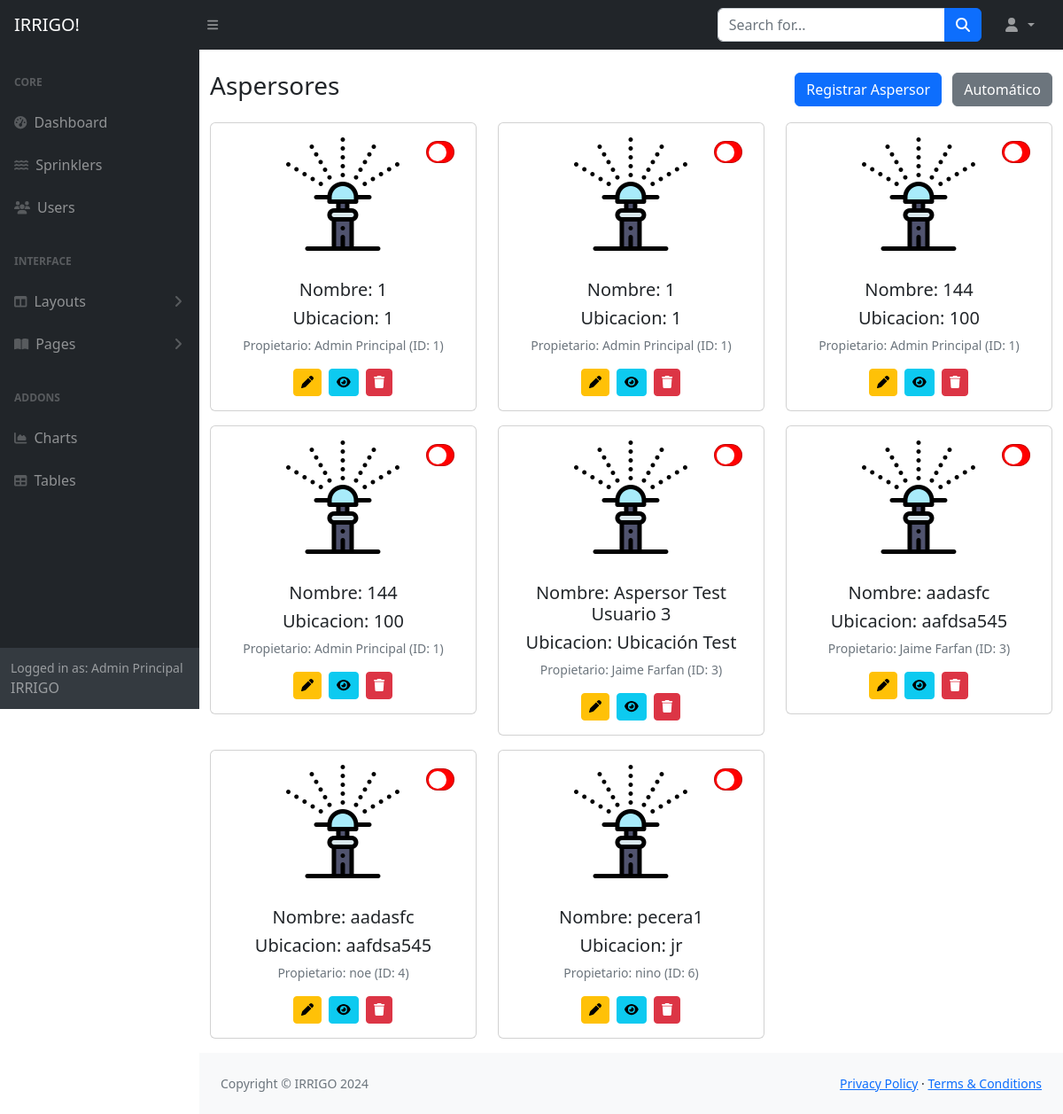
/aspersores/ (signed in), run on an earlier commit of the app's database.
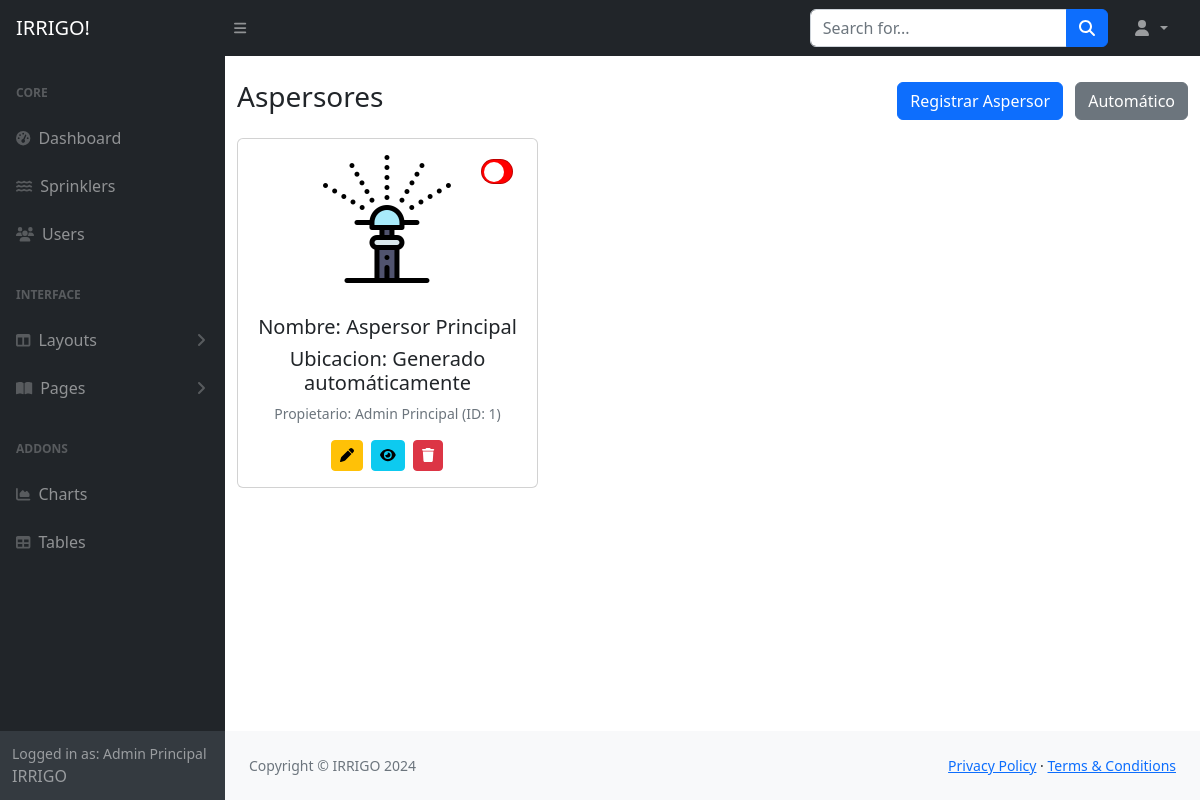
And on a later commit of the database.
### tables this page shows
CREATE TABLE usuarios (
                    id_usuario INTEGER PRIMARY KEY AUTOINCREMENT,
                    nombre VARCHAR(100) NOT NULL,
                    correo VARCHAR(150) UNIQUE NOT NULL,
                    contrasena VARCHAR(255) NOT NULL,
                    tipo_usuario TEXT CHECK(tipo_usuario IN ('admin', 'usuario')) NOT NULL DEFAULT 'usuario',
                    fecha_creacion TIMESTAMP DEFAULT CURRENT_TIMESTAMP
                );

CREATE TABLE aspersores (
                    id_aspersor INTEGER PRIMARY KEY AUTOINCREMENT,
                    id_usuario INTEGER NOT NULL,
                    nombre VARCHAR(100) NOT NULL,
                    ubicacion VARCHAR(255),
                    estado TEXT CHECK(estado IN ('activo', 'inactivo')) NOT NULL DEFAULT 'inactivo',
                    fecha_creacion TIMESTAMP DEFAULT CURRENT_TIMESTAMP,
                    FOREIGN KEY (id_usuario) REFERENCES usuarios(id_usuario) ON DELETE CASCADE
                );

### app.py (the view, shortened to what this page needs)
@app.route('/aspersores/', defaults={'id_usuario': None}, methods=['GET'])
@app.route('/aspersores/<int:id_usuario>', methods=['GET'])
def aspersores(id_usuario):
    if 'id_usuario' not in session:
        return redirect(url_for('login'))
    tipo_usuario = session['tipo_usuario']
    usuario_actual = session['id_usuario']
    print(f"DEBUG - Accediendo a aspersores. Usuario: {usuario_actual}, Tipo: {tipo_usuario}, ID solicitado: {id_usuario}")
    if id_usuario is None:
        if tipo_usuario == 'admin':
            id_usuario = 'all'  # Marcador para mostrar todos
        else:
            id_usuario = usuario_actual  # Usuario normal solo ve los suyos
    elif tipo_usuario != 'admin' and id_usuario != usuario_actual:
        flash('No tienes permiso para ver estos aspersores.', 'error')
        return redirect(url_for('aspersores'))
    connection = get_db_connection()
    if not connection:
        flash('Error al conectar con la base de datos.', 'error')
        return redirect(url_for('aspersores'))
    try:
        cursor = connection.cursor()
        if id_usuario == 'all':
            print("DEBUG - Admin viendo TODOS los aspersores")
            cursor.execute("""
                SELECT a.id_aspersor, a.nombre, a.ubicacion, a.estado, a.id_usuario, u.nombre as nombre_usuario
                FROM aspersores a
                LEFT JOIN usuarios u ON a.id_usuario = u.id_usuario
                ORDER BY a.id_usuario, a.id_aspersor
            """)
            aspersores = cursor.fetchall()
            mostrar_todos = True
        cursor.close()
        connection.close()
        print(f"DEBUG - Se encontraron {len(aspersores)} aspersores")
        id_usuario_visto = None if mostrar_todos else id_usuario
        return render_template('sprinklers.html',
                       aspersores=aspersores,
                       nombre_usuario=session['nombre_usuario'],
                       tipo_usuario=tipo_usuario,
                       mostrar_todos=mostrar_todos,
                       id_usuario_visto=id_usuario_visto)
    except Exception as e:
        print(f"Error al obtener aspersores: {e}")
        flash('Error al obtener los aspersores.', 'error')
        return redirect(url_for('aspersores'))

### app.py (called while the page is built)
def get_db_connection():
    try:
        connection = sqlite3.connect(DATABASE)
        connection.row_factory = sqlite3.Row  # Para acceder a columnas por nombre
        return connection
    except Exception as e:
        print(f"Error al conectar a la base de datos: {e}")
        return None

### templates/sprinklers.html (shortened to what this page needs)
{% extends "base2.html" %}
{% block content %}
                <div class="container mt-4">
                    <div class="d-flex justify-content-between align-items-center mb-3">
                        <h1 class="h3">Aspersores</h1>
                        <div>
                            <button class="btn btn-primary me-2" data-bs-toggle="modal" data-bs-target="#registrarAspersorModal">Registrar Aspersor</button>
                            <button class="btn btn-secondary" id="modoAutomaticoManual">Automático</button>
                        </div>
                    </div>
                    <div class="row">
                        {% for aspersor in aspersores %}
                        <div class="col-md-4 mb-3">
                            <div class="card">
                                <img src="{{ url_for('static', filename='assets/img/aspersor.png') }}" class="card-img-top mx-auto my-3" alt="Aspersor" style="width: 128px; height: 128px; ">
                                <div class="card-body text-center">
                                    <h5 class="card-title">Nombre: {{ aspersor.nombre }}</h5>
                                    <h5 class="card-title">Ubicacion: {{ aspersor.ubicacion }}</h5>
                                    {% if mostrar_todos %}
                                    <p class="text-muted small">Propietario: {{ aspersor.nombre_usuario or 'Desconocido' }} (ID: {{ aspersor.id_usuario }})</p>
                                    {% endif %}
                                    <div class="position-absolute top-0 end-0 p-3">
                                        <div class="form-check form-switch">
                                            <input
                                                class="form-check-input estado-switch custom-switch"
                                                type="checkbox"
                                                role="switch"
                                                id="estadoSwitch{{ aspersor.id_aspersor }}"
                                                data-id="{{ aspersor.id_aspersor }}">
                                        </div>
                                    </div>
                                    <div class="d-flex justify-content-center mt-3">
                                        <button class="btn btn-warning btn-sm me-2 editar-aspersor" data-id="{{aspersor.id_aspersor}}" data-nombre="{{aspersor.nombre}}" data-ubicacion="{{aspersor.ubicacion}}" data-bs-toggle="modal" data-bs-target="#editarAspersorModal"><i class="fas fa-pen"></i></button>
                                        <button class="btn btn-info btn-sm me-2" onclick="window.location.href='/calendar/{{ aspersor.id_aspersor}}'">
                                            <i class="fas fa-eye"></i>
                                        </button>
                                        <button class="btn btn-danger btn-sm eliminar-aspersor" data-id="{{aspersor.id_aspersor}}"><i class="fas fa-trash"></i></button>
                                    </div>
                                </div>
                            </div>
                        </div>
                        {% endfor %}
                    </div>
                </div>
            </main>
{% endblock %}

### templates/base2.html (shortened to what this page needs)
<!DOCTYPE html>
<html lang="en">
    <head>
        <link href="https://cdn.jsdelivr.net/npm/simple-datatables@7.1.2/dist/style.min.css" rel="stylesheet" />
        <link href="{{ url_for('static', filename='css/styles.css') }}" rel="stylesheet" />
    </head>
    <body class="sb-nav-fixed">
        <nav class="sb-topnav navbar navbar-expand navbar-dark bg-dark">
            <a class="navbar-brand ps-3" href="{{ url_for('dashboard') }}">IRRIGO!</a>
            <button class="btn btn-link btn-sm order-1 order-lg-0 me-4 me-lg-0" id="sidebarToggle" href="#!"><i class="fas fa-bars"></i></button>
            <form class="d-none d-md-inline-block form-inline ms-auto me-0 me-md-3 my-2 my-md-0">
                <div class="input-group">
                    <input class="form-control" type="text" placeholder="Search for..." aria-label="Search for..." aria-describedby="btnNavbarSearch" />
                    <button class="btn btn-primary" id="btnNavbarSearch" type="button"><i class="fas fa-search"></i></button>
                </div>
            </form>
            <ul class="navbar-nav ms-auto ms-md-0 me-3 me-lg-4">
                <li class="nav-item dropdown">
                    <a class="nav-link dropdown-toggle" id="navbarDropdown" href="#" role="button" data-bs-toggle="dropdown" aria-expanded="false">
                    <i class="fas fa-user fa-fw"></i>
                </a>
                </li>
            </ul>
        </nav>
        <div id="layoutSidenav">
            <div id="layoutSidenav_nav">
                <nav class="sb-sidenav accordion sb-sidenav-dark" id="sidenavAccordion">
                    <div class="sb-sidenav-menu">
                        <div class="nav">
                            <div class="sb-sidenav-menu-heading">Core</div>
                            <a class="nav-link" href="{{ url_for('dashboard') }}">
                                <div class="sb-nav-link-icon"><i class="fas fa-tachometer-alt"></i></div>
                                Dashboard
                            </a>
                            <a class="nav-link" href="{{ url_for('aspersores') }}">
                                <div class="sb-nav-link-icon"><i class="fas fa-water"></i></div>
                                Sprinklers
                            </a>
                        {% if tipo_usuario == "admin" %}
                        <a class="nav-link" href="{{ url_for('users') }}">
                            <div class="sb-nav-link-icon"><i class="fas fa-users"></i></div>
                            Users
                        </a>
                        {% endif %}
                            <div class="sb-sidenav-menu-heading">Interface</div>
                            <a class="nav-link collapsed" href="#" data-bs-toggle="collapse" data-bs-target="#collapseLayouts" aria-expanded="false" aria-controls="collapseLayouts">
                                <div class="sb-nav-link-icon"><i class="fas fa-columns"></i></div>
                                Layouts
                                <div class="sb-sidenav-collapse-arrow"><i class="fas fa-angle-down"></i></div>
                            </a>
                            <a class="nav-link collapsed" href="#" data-bs-toggle="collapse" data-bs-target="#collapsePages" aria-expanded="false" aria-controls="collapsePages">
                                <div class="sb-nav-link-icon"><i class="fas fa-book-open"></i></div>
                                Pages
                                <div class="sb-sidenav-collapse-arrow"><i class="fas fa-angle-down"></i></div>
                            </a>
                            <div class="sb-sidenav-menu-heading">Addons</div>
                            <a class="nav-link" href="{{ url_for('charts') }}">
                                <div class="sb-nav-link-icon"><i class="fas fa-chart-area"></i></div>
                                Charts
                            </a>
                            <a class="nav-link" href="{{ url_for('tables') }}">
                                <div class="sb-nav-link-icon"><i class="fas fa-table"></i></div>
                                Tables
                            </a>
                        </div>
                    </div>
                    <div class="sb-sidenav-footer">
                        <div class="small">Logged in as: {{ nombre_usuario }}</div>
                        IRRIGO
                    </div>
                </nav>
            </div>
            <div id="layoutSidenav_content">
                <main>
                    {% block content %}{% endblock %}
                <footer class="py-4 bg-light mt-auto">
                    <div class="container-fluid px-4">
                        <div class="d-flex align-items-center justify-content-between small">
                            <div class="text-muted">Copyright &copy; IRRIGO 2024</div>
                            <div>
                                <a href="#">Privacy Policy</a>
                                &middot;
                                <a href="#">Terms &amp; Conditions</a>
                            </div>
                        </div>
                    </div>
                </footer>
            </div>
        </div>
    </body>
</html>

### templates/sprinklers.html (style rules this page uses)
.custom-switch { width: 60px; height: 25px; background-color: red; border-radius: 30px; position: relative; appearance: none; cursor: pointer; outline: none; transition: background-color 0.3s ease-in-out; }
.custom-switch::before { content: ''; width: 20px; height: 20px; background-color: white; border-radius: 50%; position: absolute; top: 2.5px; left: 2.5px; transition: transform 0.3s ease-in-out; }

What changed in the data, as far as the page shows it:
removed aspersores: nombre "1", ubicacion "1", nombre "Admin Principal", id_usuario "1"
removed aspersores: nombre "1", ubicacion "1", nombre "Admin Principal", id_usuario "1"
removed aspersores: nombre "144", ubicacion "100", nombre "Admin Principal", id_usuario "1"
removed aspersores: nombre "144", ubicacion "100", nombre "Admin Principal", id_usuario "1"
removed aspersores: nombre "Aspersor Test Usuario 3", ubicacion "Ubicación Test", nombre "Jaime Farfan", id_usuario "3"
removed aspersores: nombre "aadasfc", ubicacion "aafdsa545", nombre "Jaime Farfan", id_usuario "3"
removed aspersores: nombre "aadasfc", ubicacion "aafdsa545", nombre "noe", id_usuario "4"
removed aspersores: nombre "pecera1", ubicacion "jr", nombre "nino", id_usuario "6"
added aspersores: nombre "Aspersor Principal", ubicacion "Generado automáticamente", nombre "Admin Principal", id_usuario "1"
